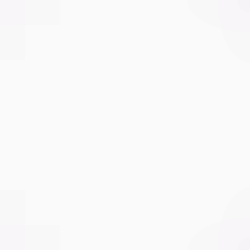
Frame 1 (no input)
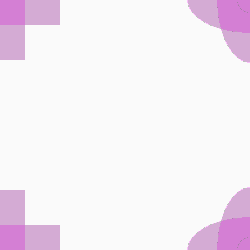
Frame 60 (the mouse pressed at the canvas centre just before this capture)
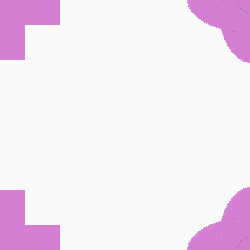
Frame 120 (the mouse held since frame 60 and released just before this capture)

The Processing sketch that drew these frames (run headless with seeded random() and noise(); from frame 60 on, the mouse is pressed at the canvas centre):

// Processing sketch: processing_18585
// ── processing_18585.pde

float x=250;
float y=0;
float b=255;
void setup(){
  size(250,250);
  background(250);
  smooth();
  noStroke();
    fill(#9E5ED3,3);
}
void draw(){

  ellipse(x,x,25,25);
    ellipse(x,x,65,125);
        ellipse(x,x,125,65);
         ellipse(x,y,25,25);
    ellipse(x,y,65,125);
        ellipse(x,y,125,65);
     
    rect(y,y,60,25);
        rect(y,y,25,60);
               
                                rect(y,x,60,-25);
                                        rect(y,x,25,-60);

}
void mouseReleased(){
  x-=25;
  y+=20;
  b-=20;
}
